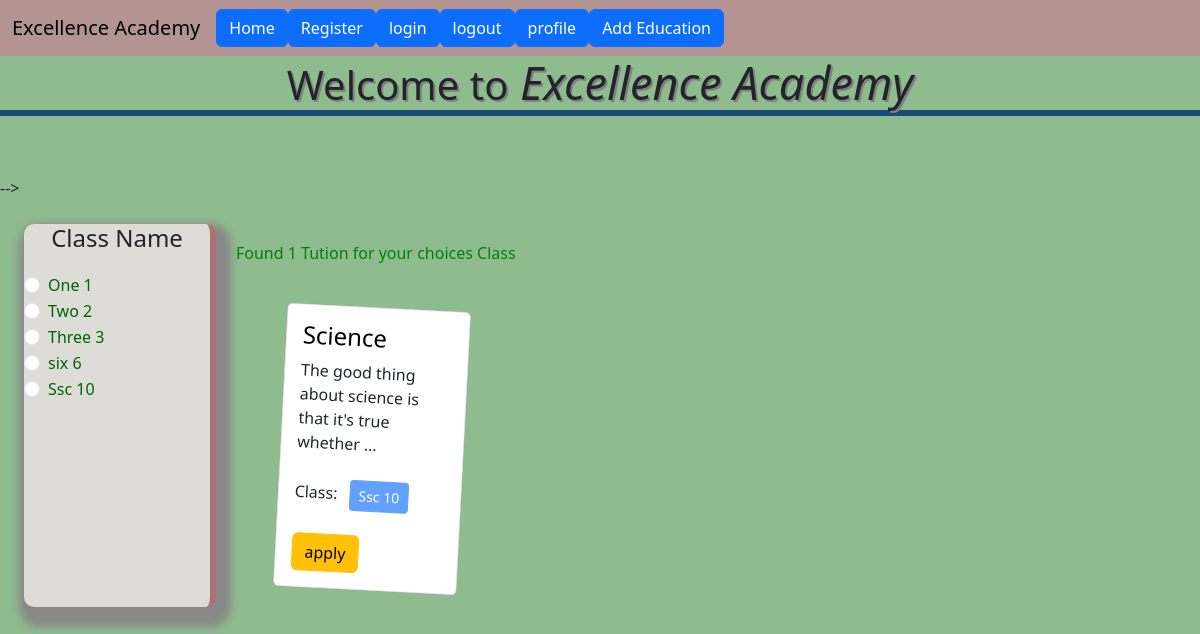
Page /tution/category/ssc-10 (signed in) on the committed database.
### ClassCtg/models.py (models this page shows, shortened)
class Category(models.Model):
    name=models.CharField(max_length=100)
    slug = models.SlugField(max_length=100,unique=True,null=True,blank=True)

### Tution/models.py (models this page shows, shortened)
class Tution(models.Model):
    title=models.CharField(max_length=50)
    content=models.TextField()
    category=models.ManyToManyField(Category)  # ekta post multiple categorir moddeh thakteh pare abar akta categorir moddeh multiple post takte pareh
    TutionApprove=models.BooleanField(default=False)

### Tution/views.py (the view)
# urls.py: 2. Add a URL to urlpatterns:  path('', views.home, name='home')
def home(request,category_slug=None):
    data = models.Tution.objects.all()
    if category_slug is not None:
        category =Category.objects.get(slug=category_slug)
        data=models.Tution.objects.filter(category=category)
    catgories=Category.objects.all()
    return render(request,'home.html',{'data':data,'category':catgories})

### templates/home.html (shortened to what this page needs)
{% extends "base.html" %}
{% block content %}
    <h1 style="text-align: center; text-shadow: 2px 2px gray; border-bottom: 6px solid rgb(25, 74, 117); margin-bottom: 60px;"  >Welcome to<i class="material-icons" style="font-size:45px;"> Excellence Academy</i></h1>  -->
    {% if user.is_authenticated %}
<div class="d-flex flex-wrap p-4">
    <div class="col-2"
        style="background-color:rgb(222, 220, 215); border-radius: 10px; border-right: 6px solid rgb(173, 114, 114); box-shadow: 5px 10px 8px 10px #888888;">
        <h4 style="text-align: center;margin-bottom: 20px;">Class Name</h4>
        {% for cat in category %}
        <div class="form-check">
            <input class="form-check-input" type="radio" name="category" id="{{cat.id}}">
            <label class="form-check-label" for="{{cat.id}}">
                <a href="{% url 'category_wise_post' cat.slug %}"
                    style="text-decoration: none; margin-bottom: 100px; color:darkgreen;">{{cat.name}}</a>
            </label>
        </div>
        {% endfor %}
    </div>
    <div class="col-10">
        <h6 style="padding: 20px; color: green;">Found {{ data | length }} Tution for your choices Class</h6>
        <div class="d-flex flex-wrap  px-5 ">
            {% for post in data %}
            <div class="col-sm-3 p-3">
                <div class="card" style="transform: rotate(3deg); position: relative;
                animation: mymove 5s infinite; @keyframes mymove {
  from {top: 0px;}
  to {top: 200px;}
}">
                    <div class="card-body">
                        <h4 class="card-title"><a href="{% comment %}{% url 'details' post.id %}{% endcomment %}"
                                style="text-decoration: none ;color: black;">{{post.title}}</a></h4>
                        <p class="card-text">{{post.content | truncatewords:10}}</p>
                        <p>Class: {% for cat in post.category.all %}
                            <button class="btn btn-primary btn-sm m-2" disabled>{{cat.name}}</button>
                            {% endfor %}
                        </p>
                        <a class="btn btn-warning" href="tution/apply">apply</a>
                    </div>
                </div>
            </div>
            {% endfor %}
        </div>
    </div>
</div>
{% endif %}
{% endblock content %}

### rows in the picture
Category: name "One 1"
Category: name "Two 2"
Category: name "Three 3"
Category: name "six 6"
Category: name "Ssc 10"
Tution: title "Science", content "The good thing about science is that it's true whether …"

### other values in the picture
{{ data | length }} "1"
